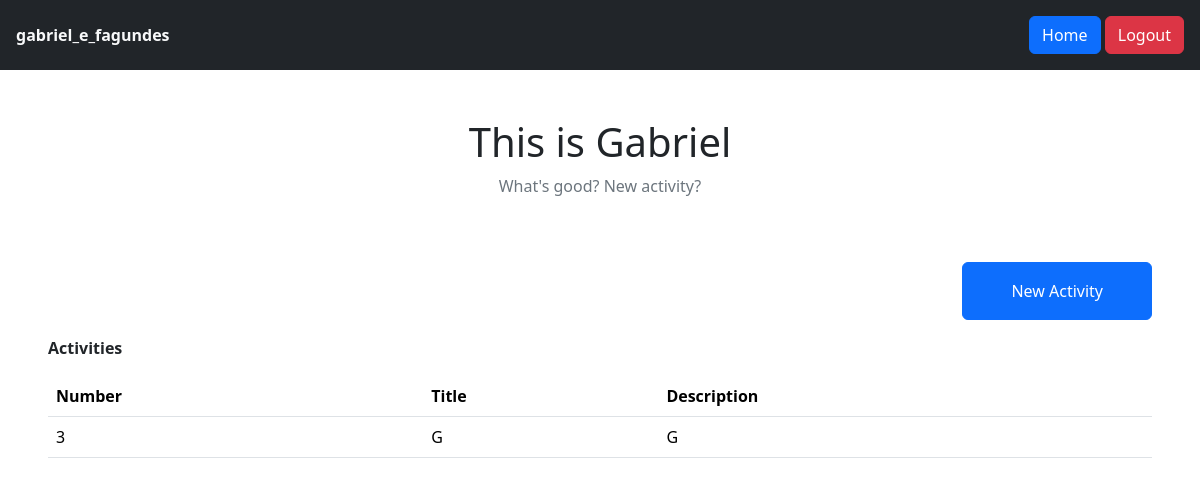
The app's page /view/class/1 (signed in) with its own data.
### app/models.py (models this page shows)
class User(db.Model, UserMixin):
    id = db.Column(db.Integer, primary_key=True)
    name = db.Column(db.String(150), nullable=False)
    email = db.Column(db.String(150), unique=True, nullable=False)
    password = db.Column(db.String(200), nullable=False)

class Class(db.Model):
    id = db.Column(db.Integer, primary_key=True)
    name = db.Column(db.String(150), unique=True, nullable=False)
    teacher_id = db.Column(db.Integer, db.ForeignKey('user.id'), nullable=False, default=User.id)

class Activities(db.Model):
    id = db.Column(db.Integer, primary_key=True)
    title = db.Column(db.String(150), nullable=False)
    description = db.Column(db.Text, nullable=True)
    date = db.Column(db.DateTime, nullable=False, default=datetime.now)
    class_id = db.Column(db.Integer, db.ForeignKey('class.id'), nullable=False)

### app/views.py (the view)
@app.route('/view/class/<int:id>', methods=['GET', 'POST'])
@login_required
def classPage(id):
    classroom = Class.query.get(id)
    data = Activities.query.filter_by(class_id=id)
    activities = {'data' : data.all()}
    return render_template('class_page.html', classroom=classroom, activities=activities)

### app/models.py (called while the page is built)
@login_manager.user_loader
def load_user(user_id):
    return User.query.get(int(user_id))

### app/templates/class_page.html
{% extends 'base.html' %}
{% block content %}
<section class="mt-5">
    <div class="d-flex flex-column align-items-center">
        <h1>This is {{ classroom.name }}</h1>
        <p class="text-secondary">What's good? New activity?</p>
    </div>
    <div class="d-flex justify-content-end">
        <a href="{{ url_for('signActivity', id=classroom.id) }}" class="btn btn-primary px-5 py-3 mx-5 mt-5">New Activity</a>
    </div>
    <div class="px-5 py-3">
        <p class="fw-bold">Activities</p>
        <table class="table">
            <thead>
                <th class="fw-bold">Number</th>
                <th class="fw-bold">Title</th>
                <th class="fw-bold">Description</th>
            </thead>
            <tbody>
                {% for i in activities['data'] %}
                <tr>
                    <td>{{ i.id }}</td>
                    <td>{{ i.title }}</td>
                    <td>{{ i.description }}</td>
                </tr>
                {% endfor %}
            </tbody>
        </table>
    </div>
</section>
{% endblock %}

### app/templates/base.html (shortened to what this page needs)
{% block documentheader %}
<!DOCTYPE html>
<html lang="en">
<head>
    <link href="https://cdn.jsdelivr.net/npm/bootstrap@5.3.8/dist/css/bootstrap.min.css" rel="stylesheet">
</head>
<body>
    {% if current_user.is_authenticated %}
        <section class="d-flex bg-dark justify-content-between p-3 align-items-center">
            <div>
                <span class="text-light fw-bold">{{ current_user.name }}</span>
            </div>
            <div>
                <a href="{{ url_for('home') }}" class="btn btn-primary">Home</a>
                <a href="{{ url_for('logout') }}" class="btn btn-danger">Logout</a>
            </div>
        </section>
    {% endif %}
    {% block content %}{% endblock %}
</body>
</html>
{% endblock %}

### records on screen
User: name "gabriel_e_fagundes"
Class: name "Gabriel"
Activities: id "3", title "G", description "G"
